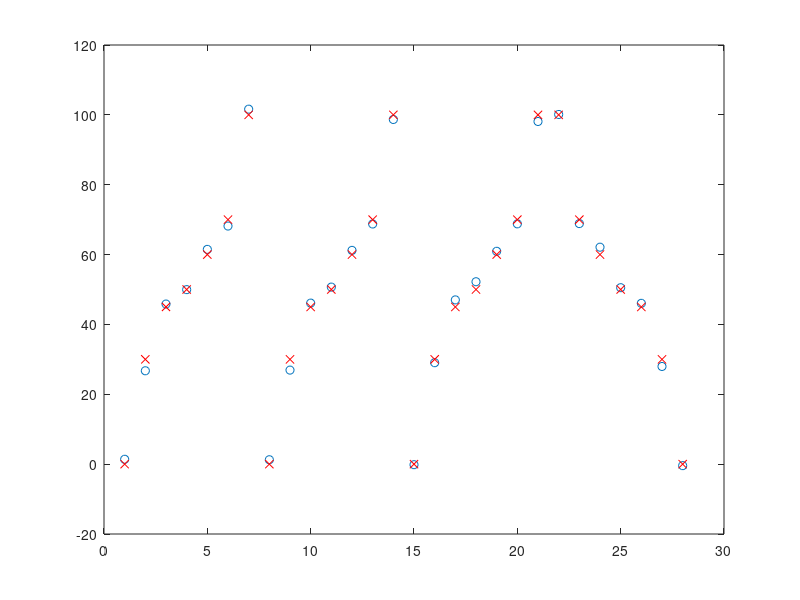

The MATLAB script that drew this image:
%PA calibration global background
%2	100	1258.357143	944.5017007;...
%mmax = 40000 for kVp=39,  [5 5] median filter 
%{
0.95	0	6467.971869	3129.358222
0.95	30	7574.228279	3464.368433
0.95	45	8116.786677	3621.239115
0.95	50	8329.045969	3689.95585
0.95	60	8735.143002	3814.124685
0.95	70	9037.995348	3921.212446
0.95	100	10177.86456	4291.642667
6	100	52925.04428	22251.91171
6	70	48217.30987	20585.43912
6	60	46665.59567	19993.00735
6	50	44815.26532	19389.45938
6	45	44038.5224	19075.92531
6	30	42007.82555	18555.50349
6	0	37415.04486	17347.01121
%}
Data=[...
2	0	13638.30231	6288.33379
2	30	15681.89018	6892.011983
2	45	16663.34357	7151.679442
2	50	17090.55094	7300.752939
2	60	17861.87517	7540.592084
2	70	18512.31769	7764.670065
2	100	20773.12488	8474.337985
2.95	0	19793.91518	9034.905523
2.95	30	22556.54132	9860.113397
2.95	45	23907.63548	10218.311
2.95	50	24438.86839	10395.59823
2.95	60	25531.64491	10749.94756
2.95	70	26442.69792	11057.84534
2.95	100	29544.77031	12064.60034
4	0	26005.50816	11900.90897
4	30	29507.20128	12877.62572
4	45	31151.24995	13321.22519
4	50	31820.64269	13538.24153
4	60	33226.76431	14025.91805
4	70	34373.19	14413.4929
4	100	38223.80824	15678.24696
4.95	100	45607.01643	18830.14944
4.95	70	41222.56818	17411.85721
4.95	60	39874.11302	16928.05055
4.95	50	38233.02919	16402.7932
4.95	45	37475.22432	16145.33226
4.95	30	35571.41274	15654.40059
4.95	0	31473.07599	14549.82914
];

Data(:,3)=Data(:,3)/1000;
%temp = Data(:,3);
Data(:,4)=Data(:,4)/1000;
Data(:,3)=Data(:,3)./Data(:,4);
%Data(:,4) = temp;
B=[Data(:,1) Data(:,2)];
A=[ones(size(Data,1),1) Data(:,3) Data(:,4) Data(:,3).^2 Data(:,4).^2 Data(:,3).*Data(:,4)];
X=A\B
Result=A*X;
figure;plot(Result(:,2),'o');hold on;
plot(Data(:,2),'rx');

dev_thickness = (sum((Data(:,1)-Result(:,1)).^2)./size(Data,1)).^0.5
dev_density = (sum((Data(:,2)-Result(:,2)).^2)./size(Data,1)).^0.5
d = 1;
%dev = (sum((Data(:,2)-Result(:,2)).^2)./size(Data,1)).^0.5
;



